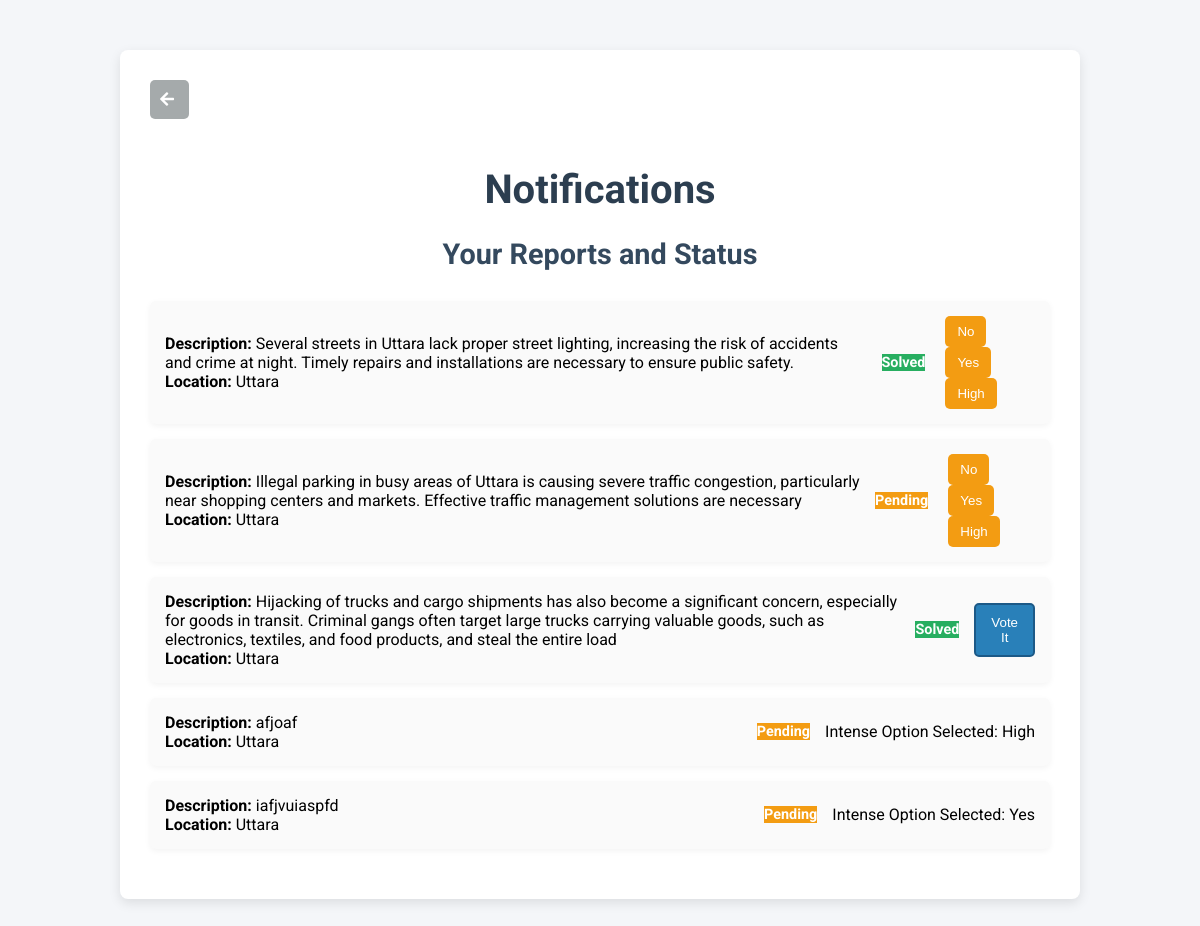
Screenshot of /notifications.php (signed in) with the database file from the repository.
### tables this page shows
CREATE TABLE `report_issues` (
  `id` int(11) NOT NULL,
  `username` varchar(50) NOT NULL,
  `name` varchar(100) NOT NULL,
  `description` text NOT NULL,
  `contact` varchar(15) NOT NULL,
  `location` varchar(100) NOT NULL,
  `date_reported` timestamp NOT NULL DEFAULT current_timestamp(),
  `status` enum('Solved','Pending','In Progress','Denied') DEFAULT 'Pending',
  `issue_type` enum('Damaged Roads','Infrastructure Issues','Harassment Concerns','Hygiene Problems','Market Issues','Health Problems','Community Issues','Waste Disposal','Poor Parks','Overcrowding','Housing Shortage','Education Gaps','Corruption','Service Inefficiency','Flooding Challenges','Others') NOT NULL,
  `issue_title` varchar(255) NOT NULL,
  `photo` longblob DEFAULT NULL
);

### notifications.php (the view, shortened to what this page needs)
<?php
include 'database.php';
$stmt = $pdo->prepare("SELECT location FROM users WHERE username = :username");
$stmt->execute(['username' => $_SESSION['username']]);
$user = $stmt->fetch(PDO::FETCH_ASSOC);
$userLocation = $user['location'];
$stmt = $pdo->prepare("SELECT id, description, status, location FROM report_issues WHERE location = :location");
$stmt->execute(['location' => $userLocation]);
$reports = $stmt->fetchAll(PDO::FETCH_ASSOC);
?>
<!DOCTYPE html>
<html lang="en">
<head>
    <link rel="stylesheet" href="https://cdnjs.cloudflare.com/ajax/libs/font-awesome/5.15.3/css/all.min.css">
</head>
<body>
    <div class="container">
        <a href="dashboard.php" class="back-button">
            <i class="fas fa-arrow-left"></i>
        </a>
        <h1>Notifications</h1>
        <div class="notification-info">
            <h2>Your Reports and Status</h2>
            <?php if ($reports): ?>
                <ul>
                    <?php foreach ($reports as $report): ?>
                        <li>
                            <div>
                                <strong>Description:</strong> <?php echo htmlspecialchars($report['description']); ?><br>
                                <strong>Location:</strong> <?php echo htmlspecialchars($report['location']); ?>
                            </div>
                            <div class="status">
                                <?php
                                $status = htmlspecialchars($report['status']);
                                if ($status == 'Solved') {
                                    echo "<span class='status-solved'>$status</span>";
                                } elseif ($status == 'Pending') {
                                    echo "<span class='status-pending'>$status</span>";
                                } elseif ($status == 'In Progress') {
                                    echo "<span class='status-progress'>$status</span>";
                                } elseif ($status == 'Denied') {
                                    echo "<span class='status-denied'>$status</span>";
                                }
                                ?>
                            </div>
                            <form method="post">
                                <?php
                                $voteCheckStmt = $pdo->prepare("SELECT vote_status, IFNULL(intense_option, '') AS intense_option FROM report_vote WHERE report_id = :report_id AND username = :username");
                                $voteCheckStmt->execute(['report_id' => $report['id'], 'username' => $_SESSION['username']]);
                                $voteData = $voteCheckStmt->fetch(PDO::FETCH_ASSOC);
                                if (!$voteData): ?>
                                    <button type="submit" name="vote" class="vote-button">Vote It</button>
                                <?php elseif ($voteData['vote_status'] === 'voted' && empty($voteData['intense_option'])): ?>
                                    <div class="intense-buttons">
                                        <button type="submit" name="intense_option" value="No">No</button>
                                        <button type="submit" name="intense_option" value="Yes">Yes</button>
                                        <button type="submit" name="intense_option" value="High">High</button>
                                    </div>
                                <?php else: ?>
                                    <span>Intense Option Selected: <?php echo htmlspecialchars($voteData['intense_option']); ?></span>
                                <?php endif; ?>
                            </form>
                        </li>
                    <?php endforeach; ?>
                </ul>
            <?php else: ?>
                <p>No reports found for your location.</p>
            <?php endif; ?>
        </div>
    </div>
</body>
</html>

### notifications.php (style rules this page uses)
body { font-family: 'Roboto', sans-serif; background-color: #f4f6f9; margin: 0; padding: 0; }
.container { width: 100%; padding: 30px; max-width: 900px; margin: 50px auto; background-color: #ffffff; border-radius: 8px; box-shadow: 0 4px 12px rgba(0, 0, 0, 0.1); position: relative; }
h1 { font-size: 2.5em; text-align: center; color: #2c3e50; margin-bottom: 20px; }
h2 { font-size: 1.8em; text-align: center; color: #34495e; margin-bottom: 30px; }
.notification-info { margin-bottom: 20px; }
.notification-info ul { list-style-type: none; padding: 0; margin: 0; }
.notification-info ul li { display: flex; justify-content: space-between; align-items: center; margin-bottom: 15px; padding: 15px; background-color: #fafafa; border-radius: 6px; box-shadow: 0 2px 6px rgba(0, 0, 0, 0.05); transition: background-color 0.3s ease; }
.notification-info .status { margin-left: auto; padding: 8px 15px; border-radius: 4px; color: white; font-weight: bold; font-size: 0.9em; }
.status-solved { background-color: #27ae60; }
.status-pending { background-color: #f39c12; }
.vote-button { padding: 10px 15px; background-color: #2980b9; color: white; border: 2px solid #1c5987; border-radius: 5px; cursor: pointer; transition: background-color 0.3s, box-shadow 0.3s; }
.intense-buttons button { margin: 0 5px; padding: 8px 12px; background-color: #f39c12; color: white; border: none; border-radius: 5px; cursor: pointer; transition: background-color 0.3s, box-shadow 0.3s; }
.back-button { display: inline-block; padding: 10px; background-color: rgb(165, 170, 171); color: white; text-decoration: none; border-radius: 5px; margin-bottom: 20px; }
.back-button i { margin-right: 5px; }

### rows the page displays
report_issues: description "Several streets in Uttara lack proper street lighting, increasing the risk of accidents and crime at night. Timely repairs and installations are necessary to ensure public safety.", location "Uttara", status "Solved", shows "No"
report_issues: description "Illegal parking in busy areas of Uttara is causing severe traffic congestion, particularly near shopping centers and markets. Effective traffic management solutions are necessary", location "Uttara", status "Pending", shows "No"
report_issues: description "Hijacking of trucks and cargo shipments has also become a significant concern, especially for goods in transit. Criminal gangs often target large trucks carrying valuable goods, such as electronics, textiles, and food products, and steal the entire load", location "Uttara", status "Solved", shows "Vote It"
report_issues: description "afjoaf", location "Uttara", status "Pending", intense_option "High"
report_issues: description "iafjvuiaspfd", location "Uttara", status "Pending", intense_option "Yes"
